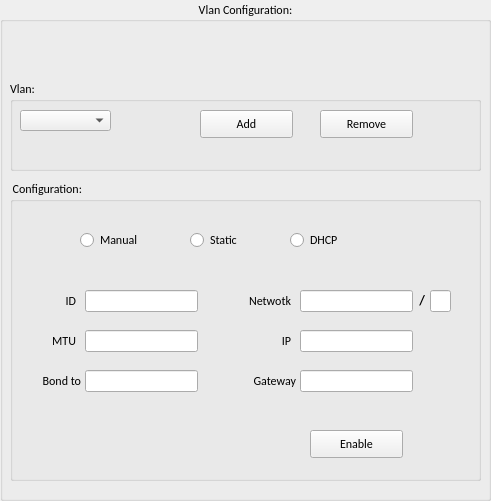
    <widget class="QGroupBox" name="Vlan_config">
     <property name="geometry">
      <rect>
       <x>140</x>
       <y>10</y>
       <width>491</width>
       <height>501</height>
      </rect>
     </property>
     <property name="font">
      <font>
       <family>Calibri</family>
       <pointsize>9</pointsize>
      </font>
     </property>
     <property name="title">
      <string>Vlan Configuration:</string>
     </property>
     <property name="alignment">
      <set>Qt::AlignCenter</set>
     </property>
     <widget class="QGroupBox" name="groupBox_5">
      <property name="geometry">
       <rect>
        <x>10</x>
        <y>80</y>
        <width>471</width>
        <height>91</height>
       </rect>
      </property>
      <property name="title">
       <string>Vlan:</string>
      </property>
      <widget class="QComboBox" name="vlan_comboBox">
       <property name="geometry">
        <rect>
         <x>10</x>
         <y>30</y>
         <width>91</width>
         <height>21</height>
        </rect>
       </property>
      </widget>
      <widget class="QPushButton" name="add_vlan_Button">
       <property name="geometry">
        <rect>
         <x>190</x>
         <y>30</y>
         <width>93</width>
         <height>28</height>
        </rect>
       </property>
       <property name="text">
        <string>Add</string>
       </property>
      </widget>
      <widget class="QPushButton" name="remove_vlan_Button">
       <property name="geometry">
        <rect>
         <x>310</x>
         <y>30</y>
         <width>93</width>
         <height>28</height>
        </rect>
       </property>
       <property name="text">
        <string>Remove</string>
       </property>
      </widget>
     </widget>
     <widget class="QGroupBox" name="groupBox_4">
      <property name="geometry">
       <rect>
        <x>10</x>
        <y>180</y>
        <width>471</width>
        <height>301</height>
       </rect>
      </property>
      <property name="title">
       <string> Configuration:</string>
      </property>
      <widget class="QPushButton" name="enable_disable__vlan_button">
       <property name="geometry">
        <rect>
         <x>300</x>
         <y>250</y>
         <width>93</width>
         <height>28</height>
        </rect>
       </property>
       <property name="whatsThis">
        <string>Enable = Activado 
 Disable = Desactivado</string>
       </property>
       <property name="text">
        <string>Enable</string>
       </property>
      </widget>
      <widget class="QLineEdit" name="mtu_vlan">
       <property name="geometry">
        <rect>
         <x>75</x>
         <y>150</y>
         <width>113</width>
         <height>22</height>
        </rect>
       </property>
      </widget>
      <widget class="QLabel" name="label_28">
       <property name="geometry">
        <rect>
         <x>-15</x>
         <y>110</y>
         <width>81</width>
         <height>21</height>
        </rect>
       </property>
       <property name="text">
        <string>ID</string>
       </property>
       <property name="alignment">
        <set>Qt::AlignRight|Qt::AlignTrailing|Qt::AlignVCenter</set>
       </property>
      </widget>
      <widget class="QLabel" name="label_29">
       <property name="geometry">
        <rect>
         <x>35</x>
         <y>150</y>
         <width>31</width>
         <height>21</height>
        </rect>
       </property>
       <property name="text">
        <string>MTU</string>
       </property>
       <property name="alignment">
        <set>Qt::AlignRight|Qt::AlignTrailing|Qt::AlignVCenter</set>
       </property>
      </widget>
      <widget class="QLineEdit" name="ID_vlan">
       <property name="geometry">
        <rect>
         <x>75</x>
         <y>110</y>
         <width>113</width>
         <height>22</height>
        </rect>
       </property>
      </widget>
      <widget class="QLineEdit" name="bandto_vlan">
       <property name="geometry">
        <rect>
         <x>75</x>
         <y>190</y>
         <width>113</width>
         <height>22</height>
        </rect>
       </property>
      </widget>
      <widget class="QLabel" name="label_30">
       <property name="geometry">
        <rect>
         <x>-10</x>
         <y>190</y>
         <width>81</width>
         <height>21</height>
        </rect>
       </property>
       <property name="text">
        <string>Bond to</string>
       </property>
       <property name="alignment">
        <set>Qt::AlignRight|Qt::AlignTrailing|Qt::AlignVCenter</set>
       </property>
      </widget>
      <widget class="QRadioButton" name="manual_vlan_radioButton">
       <property name="geometry">
        <rect>
         <x>70</x>
         <y>50</y>
         <width>95</width>
         <height>20</height>
        </rect>
       </property>
       <property name="text">
        <string>Manual</string>
       </property>
      </widget>
      <widget class="QRadioButton" name="dhcp_vlan_radioButton">
       <property name="geometry">
        <rect>
         <x>280</x>
         <y>50</y>
         <width>95</width>
         <height>20</height>
        </rect>
       </property>
       <property name="text">
        <string>DHCP</string>
       </property>
      </widget>
      <widget class="QRadioButton" name="static_vlan_radioButton">
       <property name="geometry">
        <rect>
         <x>180</x>
         <y>50</y>
         <width>95</width>
         <height>20</height>
        </rect>
       </property>
       <property name="text">
        <string>Static</string>
       </property>
      </widget>
      <widget class="QLineEdit" name="gateway_vlan">
       <property name="geometry">
        <rect>
         <x>290</x>
         <y>190</y>
         <width>113</width>
         <height>22</height>
        </rect>
       </property>
      </widget>
      <widget class="QLabel" name="label_43">
       <property name="geometry">
        <rect>
         <x>395</x>
         <y>110</y>
         <width>20</width>
         <height>21</height>
        </rect>
       </property>
       <property name="font">
        <font>
         <pointsize>10</pointsize>
         <weight>75</weight>
         <bold>true</bold>
        </font>
       </property>
       <property name="text">
        <string>/</string>
       </property>
       <property name="alignment">
        <set>Qt::AlignRight|Qt::AlignTrailing|Qt::AlignVCenter</set>
       </property>
      </widget>
      <widget class="QLineEdit" name="pref_vlan">
       <property name="geometry">
        <rect>
         <x>420</x>
         <y>110</y>
         <width>21</width>
         <height>22</height>
        </rect>
       </property>
      </widget>
      <widget class="QLineEdit" name="ip_vlan">
       <property name="geometry">
        <rect>
         <x>290</x>
         <y>150</y>
         <width>113</width>
         <height>22</height>
        </rect>
       </property>
      </widget>
      <widget class="QLabel" name="label_44">
       <property name="geometry">
        <rect>
         <x>205</x>
         <y>190</y>
         <width>81</width>
         <height>21</height>
        </rect>
       </property>
       <property name="text">
        <string>Gateway</string>
       </property>
       <property name="alignment">
        <set>Qt::AlignRight|Qt::AlignTrailing|Qt::AlignVCenter</set>
       </property>
      </widget>
      <widget class="QLineEdit" name="network_vlan">
       <property name="geometry">
        <rect>
         <x>290</x>
         <y>110</y>
         <width>113</width>
         <height>22</height>
        </rect>
       </property>
      </widget>
      <widget class="QLabel" name="label_45">
       <property name="geometry">
        <rect>
         <x>200</x>
         <y>110</y>
         <width>81</width>
         <height>21</height>
        </rect>
       </property>
       <property name="text">
        <string>Netwotk</string>
       </property>
       <property name="alignment">
        <set>Qt::AlignRight|Qt::AlignTrailing|Qt::AlignVCenter</set>
       </property>
      </widget>
      <widget class="QLabel" name="label_36">
       <property name="geometry">
        <rect>
         <x>250</x>
         <y>150</y>
         <width>31</width>
         <height>21</height>
        </rect>
       </property>
       <property name="text">
        <string>IP</string>
       </property>
       <property name="alignment">
        <set>Qt::AlignRight|Qt::AlignTrailing|Qt::AlignVCenter</set>
       </property>
      </widget>
     </widget>
    </widget>
